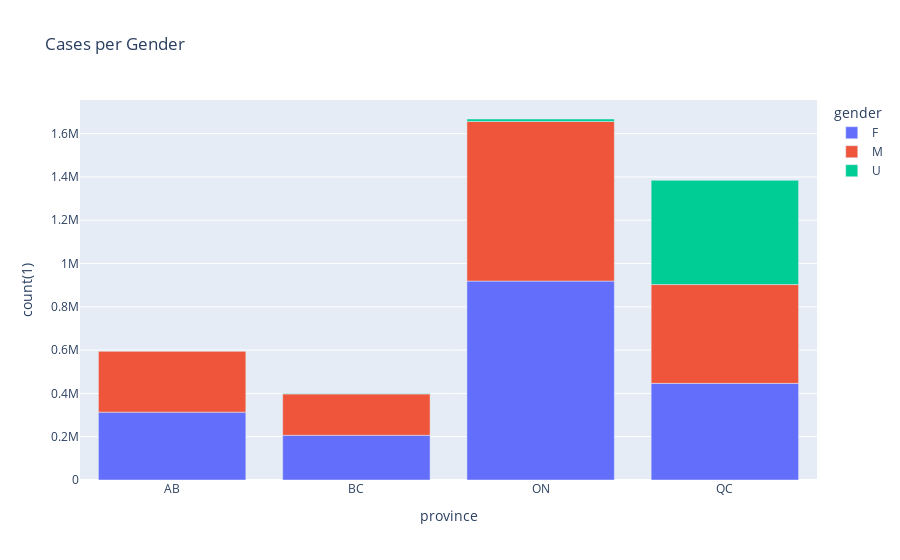

Source (notebook cell):
### Markdown cell above
<div class="alert alert-block alert-success">
    Through <code>plotly.express.bar</code> a bar chart can be created to compare the cases per province then per gender (male, female, unspecified).
</div>

### Code cell
%%local 
import plotly.express 
plotly.express.bar(total_cases, x='province', y='count(1)', color='gender', title='Cases per Gender')

### Figure 1 — Plotly figure (JSON) as saved in the notebook; plotly's stock layout.template omitted (floating-point values rounded to 4 significant figures)
{"data": [{"alignmentgroup": "True", "hovertemplate": "gender=F<br>province=%{x}<br>count(1)=%{y}<extra></extra>", "legendgroup": "F", "marker": {"color": "#636efa", "pattern": {"shape": ""}}, "name": "F", "offsetgroup": "F", "orientation": "v", "showlegend": true, "textposition": "auto", "type": "bar", "x": ["AB", "BC", "ON", "QC"], "xaxis": "x", "y": [313566, 206564, 919139, 446515], "yaxis": "y"}, {"alignmentgroup": "True", "hovertemplate": "gender=M<br>province=%{x}<br>count(1)=%{y}<extra></extra>", "legendgroup": "M", "marker": {"color": "#EF553B", "pattern": {"shape": ""}}, "name": "M", "offsetgroup": "M", "orientation": "v", "showlegend": true, "textposition": "auto", "type": "bar", "x": ["AB", "BC", "ON", "QC"], "xaxis": "x", "y": [282308, 191265, 737537, 456454], "yaxis": "y"}, {"alignmentgroup": "True", "hovertemplate": "gender=U<br>province=%{x}<br>count(1)=%{y}<extra></extra>", "legendgroup": "U", "marker": {"color": "#00cc96", "pattern": {"shape": ""}}, "name": "U", "offsetgroup": "U", "orientation": "v", "showlegend": true, "textposition": "auto", "type": "bar", "x": ["AB", "BC", "ON", "QC"], "xaxis": "x", "y": [252, 1665, 11281, 481912], "yaxis": "y"}], "layout": {"barmode": "relative", "legend": {"title": {"text": "gender"}, "tracegroupgap": 0}, "title": {"text": "Cases per Gender"}, "xaxis": {"anchor": "y", "domain": [0, 1], "title": {"text": "province"}}, "yaxis": {"anchor": "x", "domain": [0, 1], "title": {"text": "count(1)"}}}}
